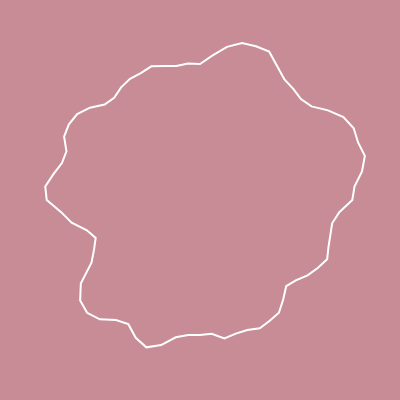
Frame 1 (no input)
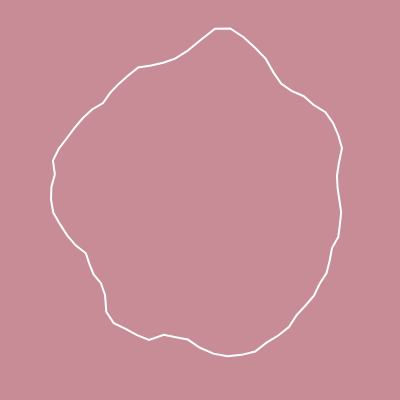
Frame 60 (no input)
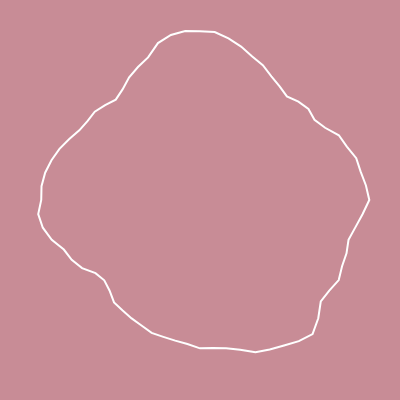
Frame 120 (the mouse pressed at the canvas centre since frame 60)

The p5.js sketch that drew these frames (run headless with seeded random() and noise() and a simulated clock; from frame 60 on, the mouse is pressed at the canvas centre):

// p5.js sketch
// ── sketch.js


let phase = 0;
let zoff = 0;
let slider;

function setup() {
  createCanvas(400, 400);
  slider = createSlider(0, 10, 3, 0.1);
}

function draw() {
  background(200, 140, 150);
  translate(width / 2, height / 2);
  stroke(255);
  strokeWeight(2);
  noFill();
  beginShape();
  let noiseMax = slider.value();
  for (let a = 0; a < TWO_PI; a += radians(5)) {
    let xoff = map(cos(a + phase), -1, 1, 0, noiseMax);
    let yoff = map(sin(a + phase), -1, 1, 0, noiseMax);
    let r = map(noise(xoff, yoff, zoff), 0, 1, 100, height / 2);
    let x = r * cos(a);
    let y = r * sin(a);
    vertex(x, y);
  }
  endShape(CLOSE);
  phase += 0.003;
  zoff += 0.01;
}
